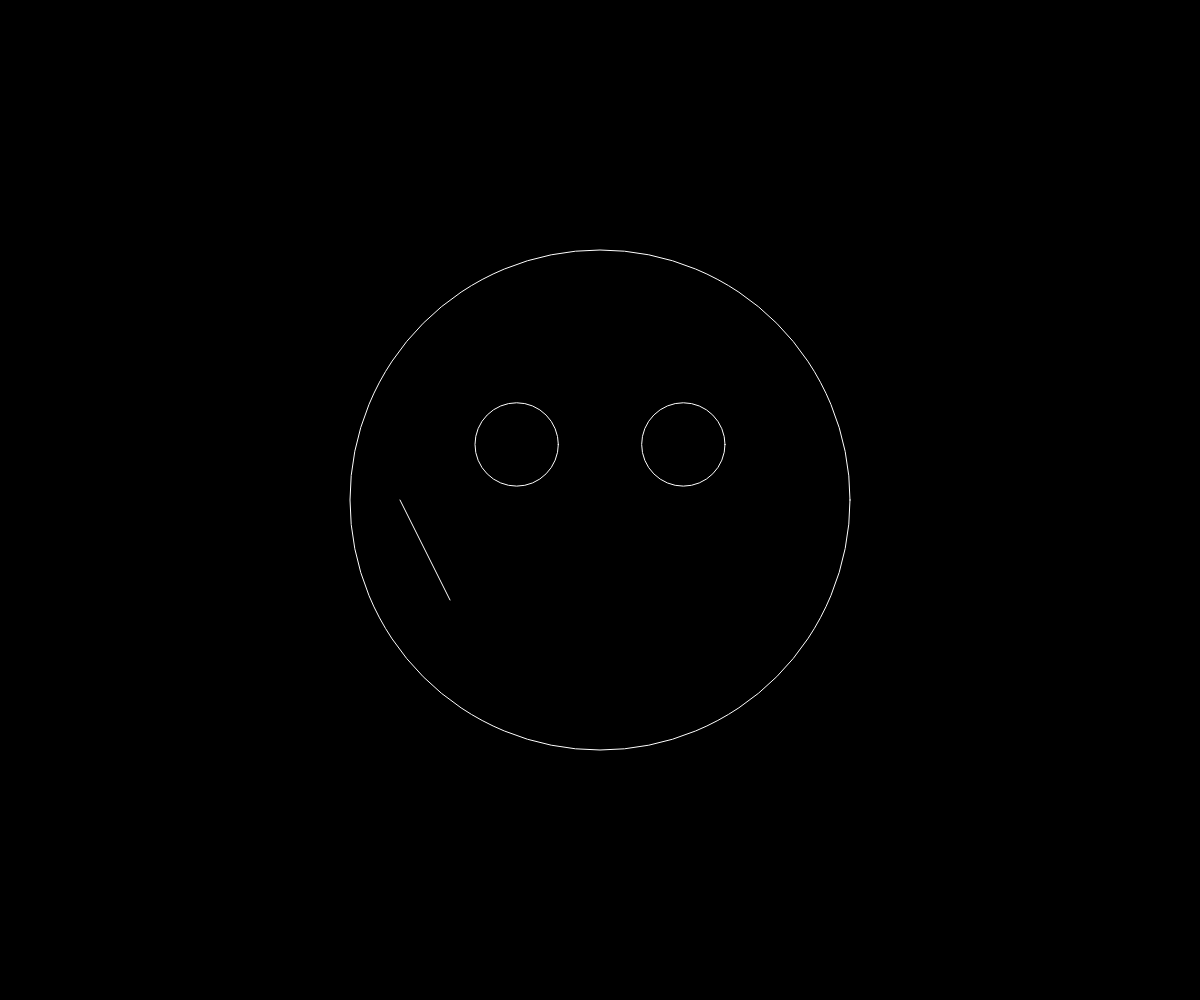
Frame 1 (no input)
Frame 60 (no input): identical to frame 1, image omitted
Frame 120 (the mouse pressed at the canvas centre since frame 60): identical to frame 1, image omitted

The p5.js sketch that drew this single still picture (run headless with seeded random() and noise() and a simulated clock; from frame 60 on, the mouse is pressed at the canvas centre):

// p5.js sketch
// ── sketch.js
function setup() {
	createCanvas(windowWidth, windowHeight);

}

function draw() {

	background(0);
	noFill();
	stroke(255);
	circle(width / 2, height / 2, height / 2 );
	circle(width / 2 - height /3/4, height /2 - height/18, height/12 );
	circle(width / 2 + height /3/4, height /2 - height/18, height/12 );
	line(450,600,400,500);
	}
